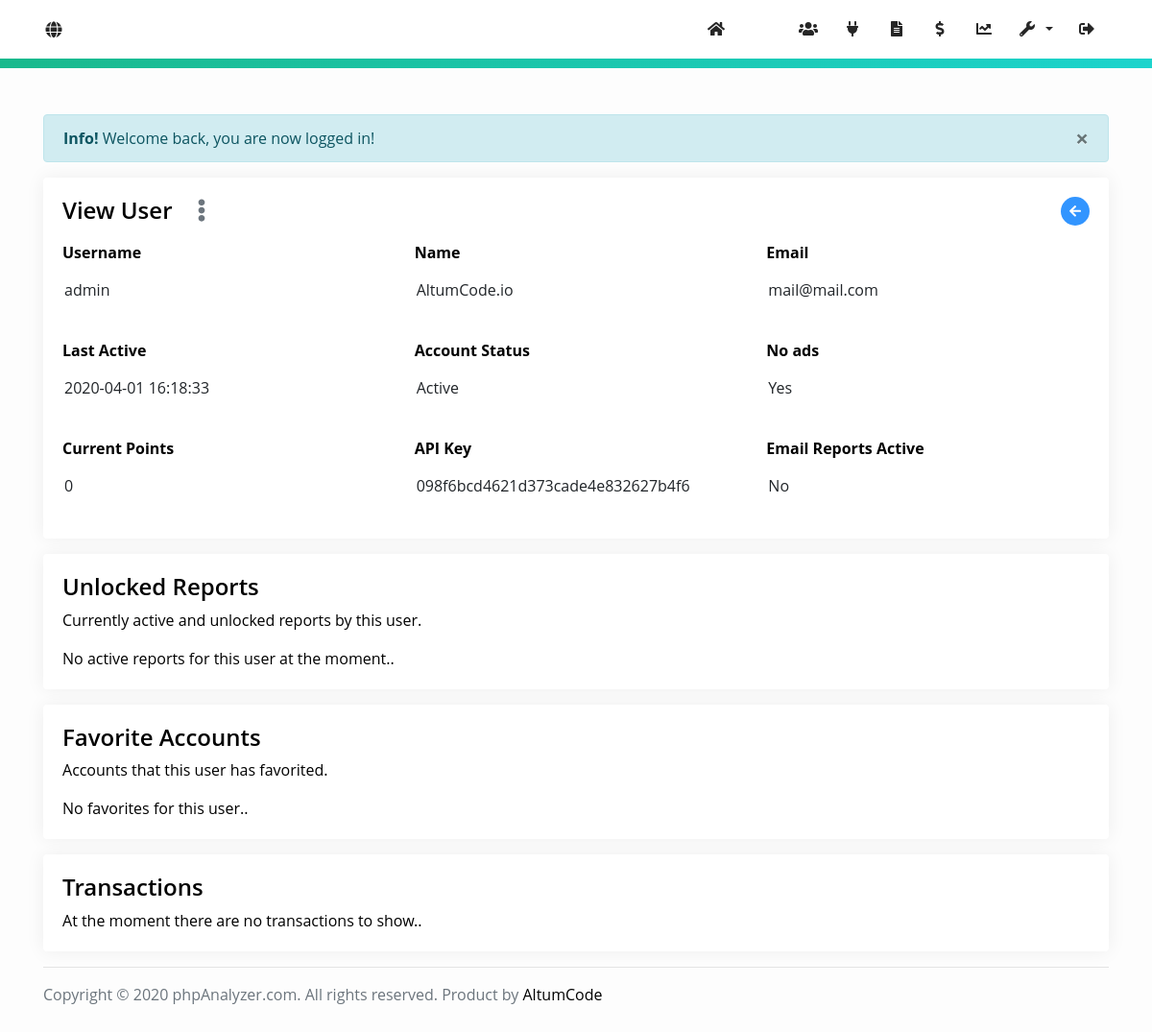
Screenshot of /admin/user-view/1 (signed in) with the database file from the repository.
### tables this page shows
CREATE TABLE `users` (
    `user_id` int(11) NOT NULL AUTO_INCREMENT,
    `username` varchar(32) NOT NULL,
    `password` varchar(128) NOT NULL,
    `email` varchar(128) NOT NULL,
    `name` varchar(32) NOT NULL,
    `facebook_id` bigint(20) DEFAULT NULL,
    `token_code` varchar(32) DEFAULT NULL,
    `email_activation_code` varchar(32) DEFAULT '',
    `lost_password_code` varchar(32) DEFAULT '',
    `type` int(11) NOT NULL DEFAULT '0',
    `active` int(11) NOT NULL DEFAULT '0',
    `date` varchar(32) DEFAULT '',
    `last_activity` datetime DEFAULT NULL,
    `points` float NOT NULL DEFAULT '15',
    `no_ads` int(11) DEFAULT '0',
    `instagram_id` bigint(11) DEFAULT NULL,
    `api_key` varchar(32) DEFAULT NULL,
    `email_reports` int(11) DEFAULT '0',
    PRIMARY KEY (`user_id`)
);

CREATE TABLE `settings` (
    `id` int(11) NOT NULL,
    `title` varchar(64) NOT NULL,
    `logo` varchar(40) DEFAULT '',
    `favicon` varchar(40) DEFAULT '',
    `time_zone` varchar(32) NOT NULL DEFAULT 'America/New_York',
    `meta_description` varchar(1024) NOT NULL,
    `meta_keywords` varchar(512) DEFAULT NULL,
    `analytics_code` varchar(32) NOT NULL,
    `email_confirmation` int(11) NOT NULL DEFAULT '0',
    `recaptcha` int(11) NOT NULL DEFAULT '1',
    `public_key` varchar(64) NOT NULL,
    `private_key` varchar(64) NOT NULL,
    `facebook_login` int(11) NOT NULL,
    `facebook_app_id` varchar(64) NOT NULL,
    `facebook_app_secret` varchar(64) NOT NULL,
    `smtp_host` varchar(128) NOT NULL,
    `smtp_port` int(11) NOT NULL,
    `smtp_encryption` varchar(16) DEFAULT '0',
    `smtp_auth` int(11) DEFAULT '0',
    `smtp_user` varchar(128) NOT NULL,
    `smtp_pass` varchar(128) NOT NULL,
    `smtp_from` varchar(128) NOT NULL,
    `facebook` varchar(64) NOT NULL,
    `twitter` varchar(64) NOT NULL,
    `youtube` varchar(128) DEFAULT NULL,
    `instagram` varchar(64) DEFAULT NULL,
    `store_currency` varchar(12) NOT NULL DEFAULT 'USD',
    `store_paypal_client_id` varchar(256) NOT NULL DEFAULT '',
    `store_paypal_secret` varchar(256) NOT NULL DEFAULT '',
    `store_paypal_mode` enum('sandbox','live') DEFAULT 'live',
    `store_stripe_publishable_key` varchar(64) DEFAULT '',
    `store_stripe_secret_key` varchar(64) DEFAULT '',
    `store_stripe_webhook_secret` varchar(64) DEFAULT '',
    `store_unlock_report_price` float DEFAULT '1',
    `store_unlock_report_time` int(11) DEFAULT '0',
    `store_no_ads_price` float NOT NULL DEFAULT '5',
    `store_user_default_points` int(11) DEFAULT '0',
    `report_ad` varchar(2560) NOT NULL DEFAULT '',
    `index_ad` varchar(2560) NOT NULL DEFAULT '',
    `account_sidebar_ad` varchar(2560) DEFAULT NULL,
    `instagram_check_interval` int(11) DEFAULT '1',
    `instagram_minimum_followers` int(11) DEFAULT '5',
    `instagram_calculator_media_count` int(11) DEFAULT '10',
    `cron_queries` int(11) DEFAULT '1',
    `cron_mode` enum('ACTIVE','ALL') DEFAULT 'ACTIVE',
    `cron_auto_add_missing_logs` int(11) DEFAULT '0',
    `instagram_login` int(11) DEFAULT '0',
    `instagram_client_id` varchar(64) DEFAULT NULL,
    `instagram_client_secret` varchar(64) DEFAULT NULL,
    `activation_email_template` longtext,
    `lost_password_email_template` longtext,
    `credentials_email_template` longtext,
    `admin_email_notification_emails` mediumtext,
    `admin_new_user_email_notification` int(11) DEFAULT '0',
    `admin_new_payment_email_notification` int(11) DEFAULT '0',
    `directory` enum('ALL','LOGGED_IN','DISABLED') DEFAULT NULL,
    `directory_pagination` int(11) DEFAULT '10',
    `proxy` int(11) DEFAULT '0',
    `proxy_exclusive` int(11) DEFAULT '0',
    `proxy_timeout` int(11) DEFAULT '15',
    `proxy_failed_requests_pause` int(11) DEFAULT '3',
    `proxy_pause_duration` int(11) DEFAULT '1440',
    `email_reports` int(11) DEFAULT '0',
    `email_reports_default` int(11) DEFAULT '0',
    `email_reports_frequency` enum('DAILY','WEEKLY','MONTHLY') DEFAULT 'WEEKLY',
    `email_reports_favorites` int(11) DEFAULT '0',
    `default_language` varchar(16) DEFAULT 'english',
    `facebook_check_interval` int(11) DEFAULT '24',
    `facebook_minimum_likes` int(11) DEFAULT '1000',
    `youtube_api_key` varchar(64) DEFAULT NULL,
    `youtube_check_interval` int(11) DEFAULT '24',
    `youtube_minimum_subscribers` int(11) DEFAULT '100',
    `youtube_check_videos` int(11) DEFAULT '10',
    `twitter_consumer_key` varchar(64) DEFAULT NULL,
    `twitter_secret_key` varchar(64) DEFAULT NULL,
    `twitter_oauth_token` varchar(64) DEFAULT NULL,
    `twitter_oauth_token_secret` varchar(64) DEFAULT NULL,
    `twitter_check_interval` int(11) DEFAULT '24',
    `twitter_minimum_followers` int(11) DEFAULT '100',
    `twitter_check_tweets` int(11) DEFAULT '15',
    PRIMARY KEY (`id`)
);

### views/admin/user_view.php (the view, shortened to what the rows shown need)
<div class="card card-shadow">
    <div class="card-body">
        <h4 class="d-flex justify-content-between">
            <div class="d-flex">
                <span class="mr-3"><?= $language->admin_user_view->header ?></span>
                <?= User::admin_generate_buttons('user', $profile_account->user_id) ?>
            </div>
            <div><?= User::generate_go_back_button('admin/users-management') ?></div>
        </h4>
        <div class="row mt-md-3">
            <div class="col-12 col-md-4">
                <div class="form-group">
                    <label class="font-weight-bold"><?= $language->admin_user_view->input->username ?></label>
                    <input type="text" class="form-control-plaintext" value="<?= $profile_account->username ?>" readonly />
                </div>
            </div>
            <div class="col-12 col-md-4">
                <div class="form-group">
                    <label class="font-weight-bold"><?= $language->admin_user_view->input->name ?></label>
                    <input type="text" class="form-control-plaintext" value="<?= $profile_account->name ?>" readonly />
                </div>
            </div>
            <div class="col-12 col-md-4">
                <div class="form-group">
                    <label class="font-weight-bold"><?= $language->admin_user_view->input->email ?></label>
                    <input type="text" class="form-control-plaintext" value="<?= $profile_account->email ?>" readonly />
                </div>
            </div>
        </div>
        <div class="row mt-md-3">
            <div class="col-12 col-md-4">
                <div class="form-group">
                    <label class="font-weight-bold"><?= $language->admin_user_view->input->last_activity ?></label>
                    <input type="text" class="form-control-plaintext" value="<?= $profile_account->last_activity ? (new \DateTime($profile_account->last_activity))->format($language->global->date->datetime_format . ' H:i:s') : '-' ?>" readonly />
                </div>
            </div>
            <div class="col-12 col-md-4">
                <div class="form-group">
                    <label class="font-weight-bold"><?= $language->admin_user_view->input->status ?></label>
                    <input type="text" class="form-control-plaintext" value="<?= $profile_account->active ? $language->admin_user_view->input->status_active : $language->admin_user_view->input->status_disabled ?>" readonly />
                </div>
            </div>
            <div class="col-12 col-md-4">
                <div class="form-group">
                    <label class="font-weight-bold"><?= $language->admin_user_view->input->no_ads ?></label>
                    <input type="text" class="form-control-plaintext" value="<?= $profile_account->no_ads ? $language->global->yes : $language->global->no ?>" readonly />
                </div>
            </div>
        </div>
        <div class="row mt-md-3">
            <div class="col-12 col-md-4">
                <div class="form-group">
                    <label class="font-weight-bold"><?= $language->admin_user_view->input->points ?></label>
                    <input type="text" class="form-control-plaintext" value="<?= $profile_account->points ?>" readonly />
                </div>
            </div>
            <div class="col-12 col-md-4">
                <div class="form-group">
                    <label class="font-weight-bold"><?= $language->admin_user_view->input->api_key ?></label>
                    <input type="text" class="form-control-plaintext" value="<?= $profile_account->api_key ?>" readonly />
                </div>
            </div>
            <div class="col-12 col-md-4">
                <div class="form-group">
                    <label class="font-weight-bold"><?= $language->admin_user_view->input->email_reports ?></label>
                    <input type="text" class="form-control-plaintext" value="<?= $profile_account->email_reports ? $language->global->yes : $language->global->no ?>" readonly />
                </div>
            </div>
        </div>
    </div>
</div>
<div class="card mt-3 card-shadow">
    <div class="card-body">
        <h4><?= $language->admin_user_view->header_reports ?></h4>
        <div><?php printf($language->admin_user_view->subheader_reports) ?></div>
        <?php if($profile_reports->num_rows): ?>
            <div class="table-responsive">
                <table class="table">
                    <thead>
                    <tr>
                        <th><?= $language->admin_user_view->table->nr ?></th>
                        <th></th>
                        <th><?= $language->admin_user_view->table->username ?></th>
                        <th><?= $language->admin_user_view->table->date ?></th>
                        <th><?= $language->admin_user_view->table->expiration_date ?></th>
                    </tr>
                    </thead>
                    <tbody>
                    <?php $nr = 1; while($row = $profile_reports->fetch_object()): ?>
                        <?php if(!in_array($row->source, $sources)) continue ?>
                        <tr>
                            <td class="text-muted"><?= $nr++ ?></td>
                            <td><i class="<?= $language->{$row->source}->global->icon ?> text-<?= $row->source ?>"></i> <?= $language->{$row->source}->global->name ?></td>
                            <td><a href="report/<?= $row->username ?>/<?= $row->source ?>" data-toggle="tooltip" title="<?= $row->full_name ?>"><?= $row->source == 'instagram' ? '@' . $row->username : $row->username ?></a></td>
                            <td><span><?= (new \DateTime($row->date))->format($language->global->date->datetime_format) ?></span></td>
                            <td>
                                <?php if($row->expiration_date == '0'): ?>
                                    <?= $language->admin_user_view->table->no_expiration_date ?>
                                <?php else: ?>
                                    <span data-toggle="tooltip" title="<?= $row->expiration_date ?>"><?= (new \DateTime($row->expiration_date))->format($language->global->date->datetime_format) ?></span>
                                <?php endif ?>
                            </td>
                        </tr>
                    <?php endwhile ?>
                    </tbody>
                </table>
            </div>
        <?php else: ?>
            <?= $language->admin_user_view->info_message->no_unlocked_reports ?>
        <?php endif ?>
    </div>
</div>
<div class="card mt-3 card-shadow">
    <div class="card-body">
        <h4><?= $language->admin_user_view->header_favorites ?></h4>
        <div><?php printf($language->admin_user_view->subheader_favorites) ?></div>
        <?php if($profile_favorites->num_rows): ?>
            <div class="table-responsive">
                <table class="table">
                    <thead>
                    <tr>
                        <th><?= $language->admin_user_view->table->nr ?></th>
                        <th></th>
                        <th><?= $language->admin_user_view->table->username ?></th>
                    </tr>
                    </thead>
                    <tbody>
                    <?php $nr = 1; while($row = $profile_favorites->fetch_object()): ?>
                        <?php if(!in_array($row->source, $sources)) continue ?>
                        <tr>
                            <td class="text-muted"><?= $nr++ ?></td>
                            <td><i class="<?= $language->{$row->source}->global->icon ?> text-<?= $row->source ?>"></i> <?= $language->{$row->source}->global->name ?></td>
                            <td><a href="report/<?= $row->username ?>/<?= $row->source ?>" data-toggle="tooltip" title="<?= $row->username ?>"><?= $row->full_name ?></a></td>
                        </tr>
                    <?php endwhile ?>
                    </tbody>
                </table>
            </div>
        <?php else: ?>
            <?= $language->admin_user_view->info_message->no_favorites ?>
        <?php endif ?>
    </div>
</div>
<div class="card card-shadow mt-3">
    <div class="card-body">
        <h4><?= $language->admin_user_view->header_transactions ?></h4>
        <?php if($profile_transactions->num_rows): ?>
            <div class="table-responsive">
                <table class="table">
                    <thead>
                    <tr>
                        <th><?= $language->admin_user_view->table->nr ?></th>
                        <th><?= $language->admin_user_view->table->type ?></th>
                        <th><?= $language->admin_user_view->table->email ?></th>
                        <th><?= $language->admin_user_view->table->name ?></th>
                        <th><?= $language->admin_user_view->table->amount ?></th>
                        <th><?= $language->admin_user_view->table->date ?></th>
                    </tr>
                    </thead>
                    <tbody>
                    <?php $nr = 1; while($row = $profile_transactions->fetch_object()): ?>
                        <tr>
                            <td class="text-muted"><?= $nr++ ?></td>
                            <td>
                                <span data-toggle="tooltip" title="<?= $row->type ?>">
                                    <i class="fab fa-fw fa-<?= strtolower($row->type) ?>"></i>
                                </span>
                            </td>
                            <td><?= $row->email ?></td>
                            <td><?= $row->name ?></td>
                            <td><span class="text-success"><?= $row->amount ?></span> <?= $row->currency ?></td>
                            <td><span data-toggle="tooltip" title="<?= $row->date ?>"><?= (new \DateTime($row->date))->format($language->global->date->datetime_format) ?></span></td>
                        </tr>
                    <?php endwhile ?>
                    </tbody>
                </table>
            </div>
        <?php else: ?>
            <?= $language->admin_user_view->info_message->no_transactions ?>
        <?php endif ?>
    </div>
</div>

### views/admin/shared_includes/footer.php (shortened to what the rows shown need)
<hr />
<div class="mb-5">
    <span class="text-muted"><?= 'Copyright &copy; ' . date('Y') . ' ' . $settings->title . '. All rights reserved. Product by <a href="https://altumcode.io/">AltumCode</a>' ?></span>
</div>
</div>

### rows the page displays
users: username "admin", name "AltumCode.io", email "mail@mail.com", last_activity "2020-04-01 16:18:33", points "0", api_key "098f6bcd4621d373cade4e832627b4f6"
settings: title "phpAnalyzer.com"

### other values shown
$language->global->message_type->$type "Info!"
$message "Welcome back, you are now logged in!"
$language->admin_user_view->header "View User"
$language->admin_user_view->input->username "Username"
$language->admin_user_view->input->name "Name"
$language->admin_user_view->input->email "Email"
$language->admin_user_view->input->last_activity "Last Active"
$language->admin_user_view->input->status "Account Status"
$language->admin_user_view->input->no_ads "No ads"
$language->admin_user_view->input->points "Current Points"
$language->admin_user_view->input->api_key "API Key"
$language->admin_user_view->input->email_reports "Email Reports Active"
$language->admin_user_view->header_reports "Unlocked Reports"
$language->admin_user_view->info_message->no_unlocked_reports "No active reports for this user at the moment.."
$language->admin_user_view->header_favorites "Favorite Accounts"
